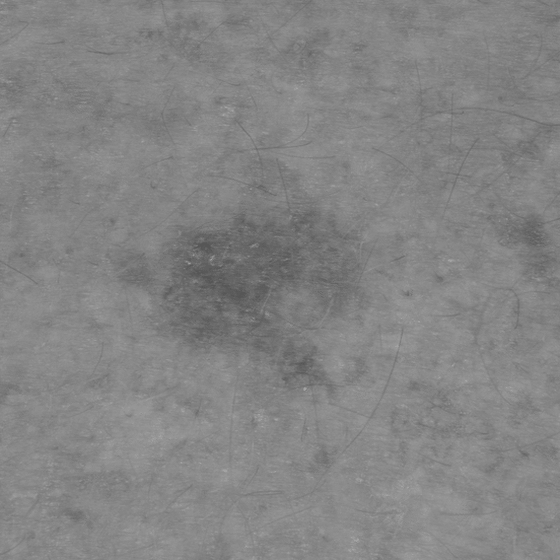
%> input picture tsv/TSV_P3_Ivan_Dominguez/P3imagenes/Skin_gray_bc_560.tif, 560 x 560 px
$ octave P3_ej3.m   (GNU Octave 9; MATLAB toolbox functions it lacks are replaced by stand-ins)
%> lines starting %> are read from the running program, lines starting %| are printed output that depends on the picture
### tsv/TSV_P3_Ivan_Dominguez/modificarContraste.m
function  [ima_proc,s]=modificarContraste(ima,a,b,s_a,s_b)

% solo funciona con ima:uint8

r = 0:255;
L = length(r);
s = zeros(1, L);

alpha = s_a/a;
beta = (s_b-s_a)/(b-a);
gamma = (L-1-s_b)/(L-1-b);

% en lugar de condicionales, máscaras
% así da igual el valor de r que entre.
mask1 = (r>=0) & (r<a);
mask2 = (r >= a) & (r<b);
mask3 = (r>=b) & (r<L);

% y aplicamos esas máscaras aplicando
% las fórmulas de tramo:
s(mask1) = alpha * r(mask1);
s(mask2) = beta * (r(mask2)-a) + s_a;
s(mask3) = gamma * (r(mask3)-b) + s_b;

% procesamos la imagen:
ima_proc = uint8(s(double(ima)+1));

end

### tsv/TSV_P3_Ivan_Dominguez/P3_ej3.m
% Ejercicio 3

clear all;
close all;
clc;

% cargamos la imagen:
[ima, map] = imread('P3imagenes/Skin_gray_bc_560.tif');
%> ima is the input picture: size 560x560 uint8; min 86, max 163, mean 131.8
%> map = 256 rows, first 12: [0 0 0; 0.00392 0.00392 0.00392; 0.00784 0.00784 0.00784; 0.0118 0.0118 0.0118; 0.0157 0.0157 0.0157; 0.0196 0.0196 0.0196; 0.0235 0.0235 0.0235; 0.0275 0.0275 0.0275; 0.0314 0.0314 0.0314; 0.0353 0.0353 0.0353; 0.0392 0.0392 0.0392; 0.0431 0.0431 0.0431]

% la transformamos a imagen de grises:
ima_bw = ind2gray(ima, map); % (un solo canal)

% aplicamos la modificacion de
% contraste que se pide:

a=80;b=160;s_a=30;s_b=220;
ima_contrast=modificarContraste(ima_bw, a, b, s_a, s_b);
%> in modificarContraste, `ima_proc = uint8(s(double(ima)+1));`:
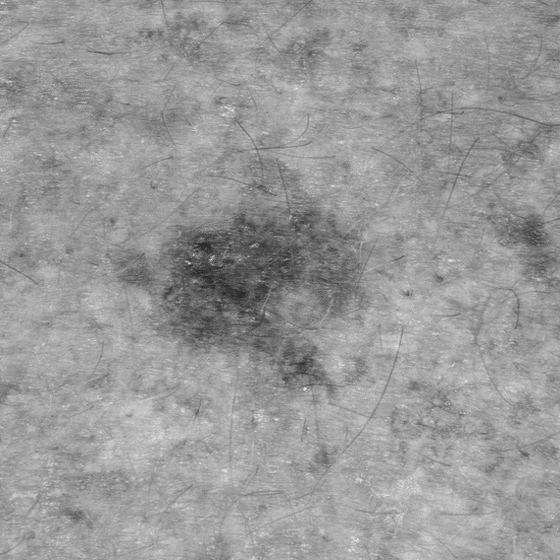
%> ima_proc: size 560x560 uint8; min 44, max 221, mean 153

figure;
subplot(2, 2, 1);
imshow(ima);
title('Skin_gray_bc_560.tif');
subplot(2, 2, 2);
imshow(ima_contrast);
title('cambio de contraste de Skin_gray_bc_560.tif')
subplot(2, 2, 3);
[counts, binLocations]=imhist(ima);
%> counts = 256 values, max 25351 at index 137, min 0 at index 1, mean 1225; binLocations = 256 values from 0 to 255
bar(binLocations, counts);
subplot(2, 2, 4);
[counts, binLocations]=imhist(ima_contrast);
%> counts = 256 values, max 25351 at index 164, min 0 at index 1, mean 1225
bar(binLocations, counts);
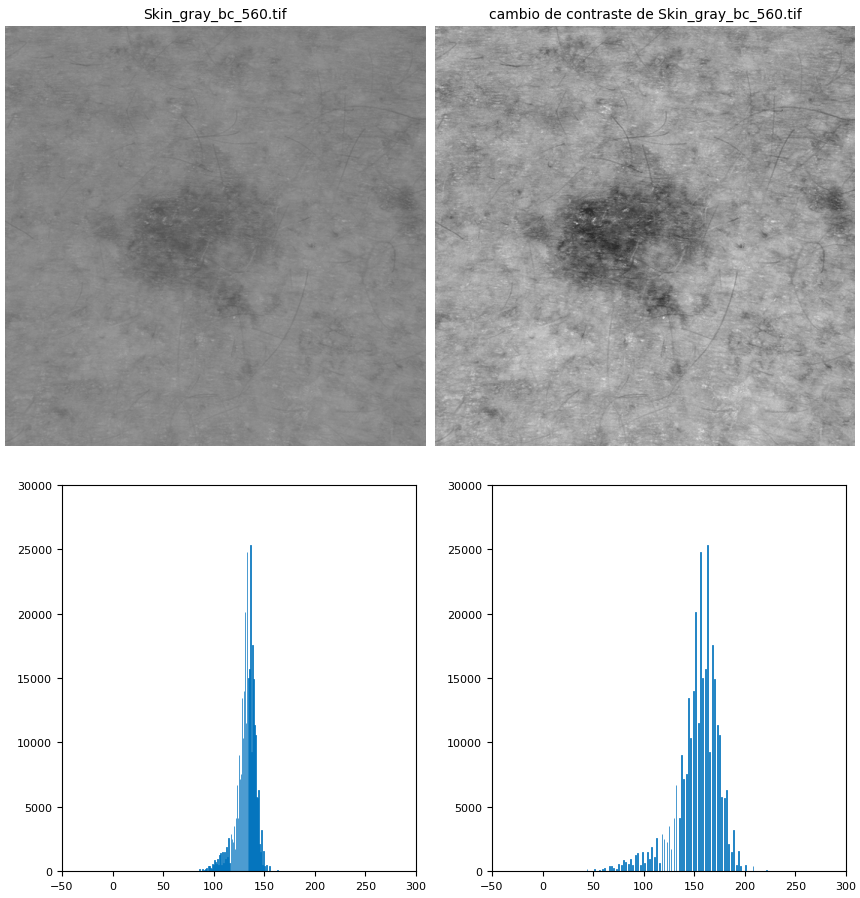
%> figure redrawn from the program's plot data, 4 panels

% Ahora se pide deshacer el cambio. Para ello
% mantendremos s_a y s_b y disminuiremos el
% rango [b, a]

% usaremos a=s_a, b=s_b, s_a=a, s_b=b
% para 'reconstruir' la imagen
a=30;b=220;s_a=80;s_b=160;
ima_contrast_2=modificarContraste(ima_contrast, a, b, s_a, s_b);

figure;
subplot(2, 3, 1);
imshow(ima);
title('Skin_gray_bc_560.tif');
subplot(2, 3, 2);
imshow(ima_contrast);
title('cambio de contraste de Skin_gray_bc_560.tif')
subplot(2, 3, 3);
imshow(ima_contrast_2)
title('rehacemos Skin_gray_bc_560.tif')
subplot(2, 3, 4);
[counts, binLocations]=imhist(ima);
%> counts = 256 values, max 25351 at index 137, min 0 at index 1, mean 1225
bar(binLocations, counts);
subplot(2, 3, 5);
[counts, binLocations]=imhist(ima_contrast);
%> counts = 256 values, max 25351 at index 164, min 0 at index 1, mean 1225
bar(binLocations, counts);
subplot(2, 3, 6);
[counts, binLocations]=imhist(ima_contrast_2);
%> counts = 256 values, max 25351 at index 137, min 0 at index 1, mean 1225
bar(binLocations, counts);
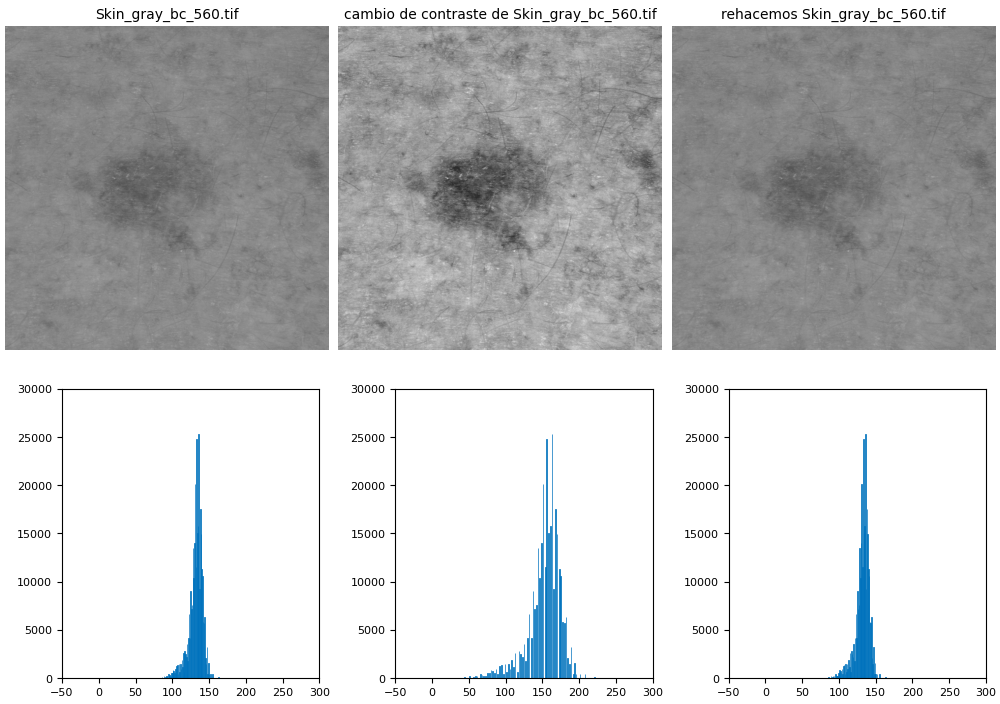
%> figure redrawn from the program's plot data, 6 panels
